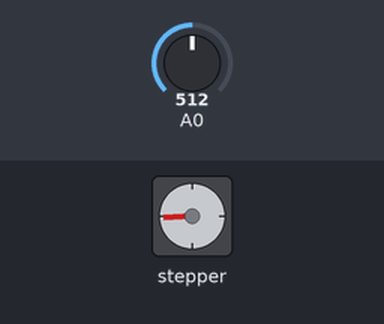
Bench run of a sketch on a simulated Arduino Uno, built with avr-gcc and run on an emulated ATmega328P. Parts: stepper motor. Inputs (shaded band) come from the test bench; at power-on: A0 = 512. Stepper angles assume 100 steps per turn.

Above: at 1.2 s.
1.3 s: A0 set to 716
At 1.67 s:
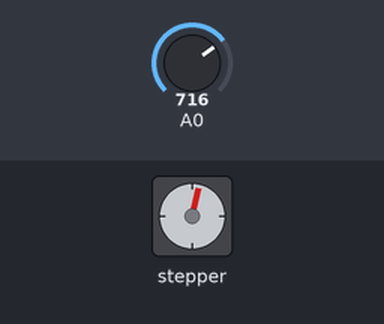
4.3 s: A0 set to 900
7.3 s: A0 set to 0
At 7.3 s:
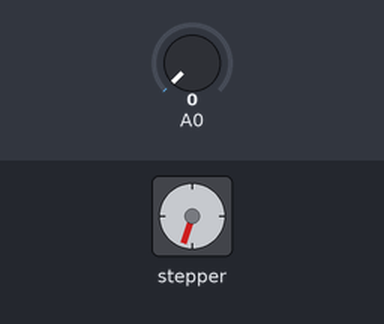
8.8 s: A0 set to 3
10.3 s: A0 set to 6
At 12.5 s:
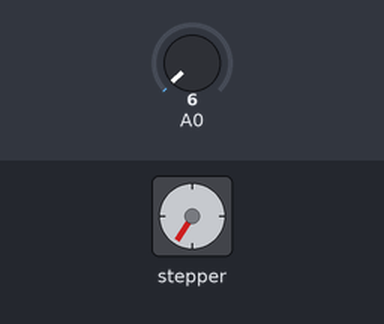
Timing chart, 0 to 42.4 s (numbered marks = the images above; inputs shaded):
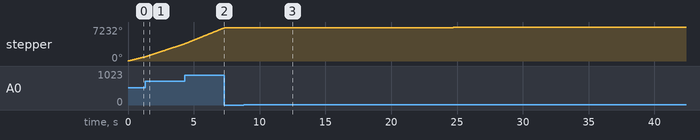

The sketch:

source_code.ino
```cpp
#include <Stepper.h>

const int stepsPerRevolution = 100;

Stepper StepperMotor(stepsPerRevolution, 8, 9, 10, 11);

void setup() {

}

void loop() {
  int sensorReading = analogRead(A0);
  int motorSpeed = map(sensorReading, 0, 1023, 0, 250);

  if (motorSpeed > 0){
  		StepperMotor.setSpeed(motorSpeed);
    	StepperMotor.step(stepsPerRevolution / 100);
  }
}
```

Measured:
- the behaviour switches between 4 and 5 on A0 (found by bisection; images 2 and 3)
- after the input at 7.3 s, stepper: stops changing and stays 7038°
- after the input at 8.8 s, every drawn part: stays the same
